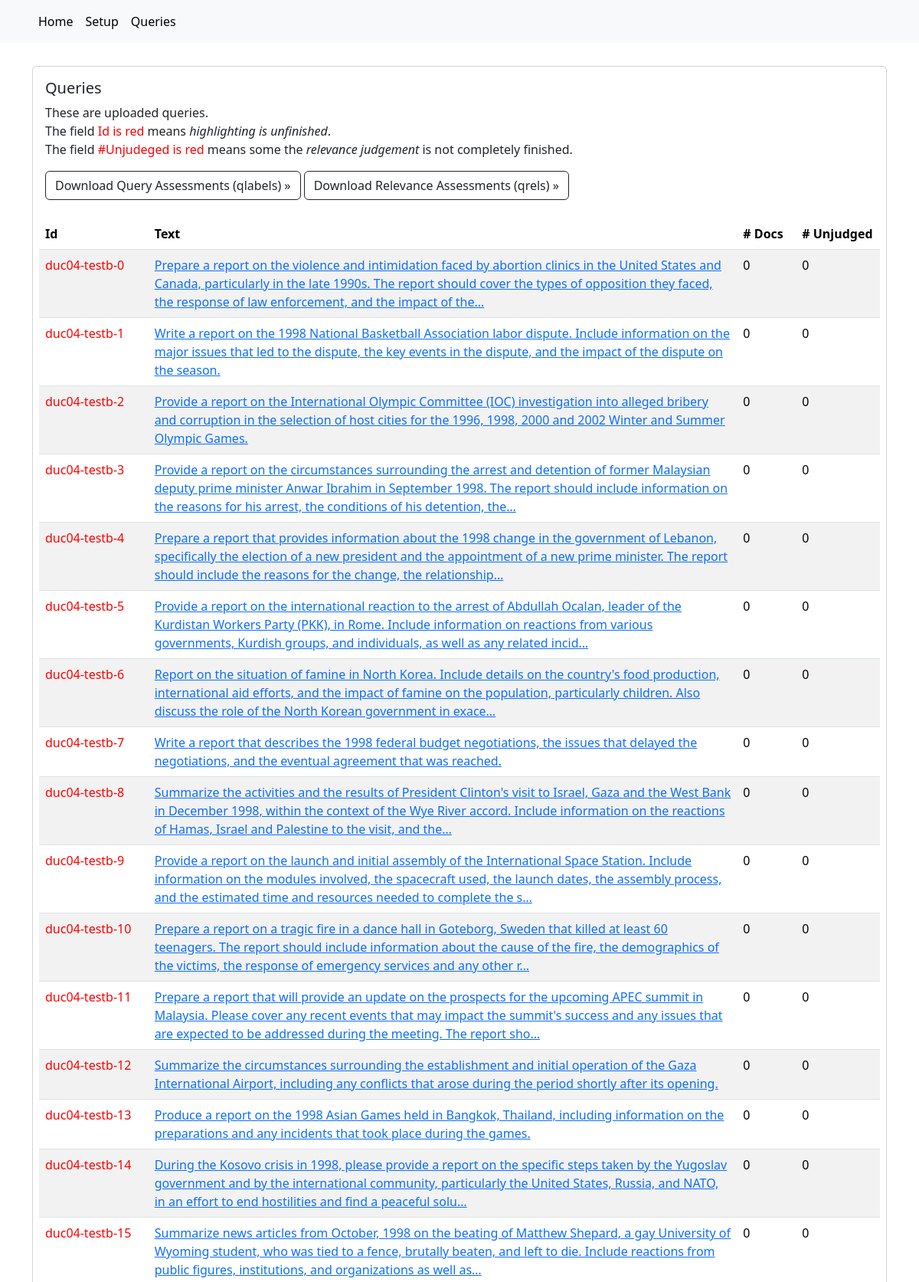
Screenshot of /query (upper part) with the database file from the repository.
### judgementapp/models.py (models this page shows, shortened)
class Query(models.Model):
	qId = models.CharField(max_length=100)
	text = models.CharField(max_length=300, default="NA")
	topic = models.JSONField(default={'1': 1})
	metadata = models.JSONField(default=default_query_metadata)
	questions = models.JSONField(default=default_query_questions)
	question_labels = models.JSONField(default=default_query_question_labels)
	reference = models.TextField()
	report = models.TextField()
	comment = models.TextField(default="", null=True)
	nuggets = models.JSONField(default=default_query_nuggets)
	def unfinished(self):
		return sum([1 if v == '' else 0 for v in self.nuggets.values()]) > 0
	def num_unjudged_docs(self):
		unjugded = [judgement for judgement in self.judgements() if judgement.relevance < 0]
		return len(unjugded)
	def num_judgements(self):
		return len(self.judgements())
	def judgements(self):
		return Judgement.objects.filter(query=self.id)

### judgementapp/views.py (the view)
# urls.py: re_path(r'^query$', views.query_list, name='query_list'),
def query_list(request):
    queries = Query.objects.order_by('id')
    return render(request, 'judgementapp/query_list.html', {'queries': queries})

### judgementapp/templates/judgementapp/query_list.html (shortened to what this page needs)
{% extends "judgementapp/base.html" %}
{% block content %}
<div class="card">
    <div class="card-body">
        <h5 class="card-title">Queries</h5>
        <p class="card-text">
        These are uploaded queries. <br/>
        The field <span style="color: red">Id is red</span> means <i>highlighting is unfinished</i>.<br/>
        The field <span style="color: red">#Unjudeged is red</span> means some the <i>relevance judgement</i> is not completely finished.
        </p>
        {% if queries %}
        <a href="{% url 'qlabels' %}" class="btn btn-outline-dark">Download Query Assessments (qlabels) &raquo;</a>
        <a href="{% url 'qrels' %}" class="btn btn-outline-dark">Download Relevance Assessments (qrels) &raquo;</a>
        {% endif %}
    </div>
    <div class="table-responsive m-2">
        <table class="table table-striped">
        <thead style="table-layout:fixed">
            <tr><th style="width: 13%">Id</th>
                <th style="width: 70%">Text</th>
                <th style="width: 7%"># Docs</th>
                <th style="width: 10%"># Unjudged</th>
            </tr>
        </thead>
        <tbody>
            {% for query in queries %}
            <tr><td><p {% if query.unfinished %} style="color: red" {% endif %}>{{ query.qId }}</p>
                </td>
                <td><a href="{% url 'query' qId=query.qId%}">{{ query.text|truncatechars:256 }}</a>
                </td>
                <td>{{ query.num_judgements }}</td>
                {% if query.type.0 == 1 %}
                    <td style="color: lightgray"><u>{{ query.num_unjudged_docs }}</u></td>
                {% elif query.num_unjudged_docs > 0 %}
                    <td style="color: red" >{{ query.num_unjudged_docs }}</td>
                {% else %}
                    <td>{{ query.num_unjudged_docs }}</td>
                {% endif %}
            </tr>
            {% endfor %}
        </tbody>
        </table>
    </div>
</div>
{% endblock %}

### judgementapp/templates/judgementapp/base.html (shortened to what this page needs)
<!DOCTYPE html>
<html lang="en">
<head>
    {% load bootstrap5 %}
    {% bootstrap_css %}
</head>
<body>
<nav class="navbar navbar-expand-lg navbar-light bg-light", style="margin-bottom: 30px">
    <div class="container-fluid">
        <div class="container">
            <ul class="navbar-nav me-auto mb-2 mb-lg-0">
                <li class="nav-item">
                    <a class="nav-link active" href="{% url 'index' %}">Home</a>
                </li>
                <li class="nav-item">
                    <a class="nav-link active" href="{% url 'index' %}upload">Setup</a>
                </li>
                <li><a class="nav-link active" href="{% url 'query_list' %}">Queries</a></li>
            </ul>
        </div>
    </div>
</nav>
<div class="container">
    {% block content %}{% endblock %}
</div>
</body>
</html>

### rows the page displays
Query: qId "duc04-testb-0", text "Prepare a report on the violence and intimidation faced by abortion clinics in the United States and Canada, particularly in the late 1990s. The report should cover the types of opposition they faced, the response of law enforcement, and the impact of the…", num_judgements "0", num_unjudged_docs "0"
Query: qId "duc04-testb-1", text "Write a report on the 1998 National Basketball Association labor dispute. Include information on the major issues that led to the dispute, the key events in the dispute, and the impact of the dispute on the season.", num_judgements "0", num_unjudged_docs "0"
Query: qId "duc04-testb-2", text "Provide a report on the International Olympic Committee (IOC) investigation into alleged bribery and corruption in the selection of host cities for the 1996, 1998, 2000 and 2002 Winter and Summer Olympic Games.", num_judgements "0", num_unjudged_docs "0"
Query: qId "duc04-testb-3", text "Provide a report on the circumstances surrounding the arrest and detention of former Malaysian deputy prime minister Anwar Ibrahim in September 1998. The report should include information on the reasons for his arrest, the conditions of his detention, the…", num_judgements "0", num_unjudged_docs "0"
Query: qId "duc04-testb-4", text "Prepare a report that provides information about the 1998 change in the government of Lebanon, specifically the election of a new president and the appointment of a new prime minister. The report should include the reasons for the change, the relationship…", num_judgements "0", num_unjudged_docs "0"
Query: qId "duc04-testb-5", text "Provide a report on the international reaction to the arrest of Abdullah Ocalan, leader of the Kurdistan Workers Party (PKK), in Rome. Include information on reactions from various governments, Kurdish groups, and individuals, as well as any related incid…", num_judgements "0", num_unjudged_docs "0"
Query: qId "duc04-testb-6", text "Report on the situation of famine in North Korea. Include details on the country's food production, international aid efforts, and the impact of famine on the population, particularly children. Also discuss the role of the North Korean government in exace…", num_judgements "0", num_unjudged_docs "0"
Query: qId "duc04-testb-7", text "Write a report that describes the 1998 federal budget negotiations, the issues that delayed the negotiations, and the eventual agreement that was reached.", num_judgements "0", num_unjudged_docs "0"
Query: qId "duc04-testb-8", text "Summarize the activities and the results of President Clinton's visit to Israel, Gaza and the West Bank in December 1998, within the context of the Wye River accord. Include information on the reactions of Hamas, Israel and Palestine to the visit, and the…", num_judgements "0", num_unjudged_docs "0"
Query: qId "duc04-testb-9", text "Provide a report on the launch and initial assembly of the International Space Station. Include information on the modules involved, the spacecraft used, the launch dates, the assembly process, and the estimated time and resources needed to complete the s…", num_judgements "0", num_unjudged_docs "0"
Query: qId "duc04-testb-10", text "Prepare a report on a tragic fire in a dance hall in Goteborg, Sweden that killed at least 60 teenagers. The report should include information about the cause of the fire, the demographics of the victims, the response of emergency services and any other r…", num_judgements "0", num_unjudged_docs "0"
Query: qId "duc04-testb-11", text "Prepare a report that will provide an update on the prospects for the upcoming APEC summit in Malaysia. Please cover any recent events that may impact the summit's success and any issues that are expected to be addressed during the meeting. The report sho…", num_judgements "0", num_unjudged_docs "0"
Query: qId "duc04-testb-12", text "Summarize the circumstances surrounding the establishment and initial operation of the Gaza International Airport, including any conflicts that arose during the period shortly after its opening.", num_judgements "0", num_unjudged_docs "0"
Query: qId "duc04-testb-13", text "Produce a report on the 1998 Asian Games held in Bangkok, Thailand, including information on the preparations and any incidents that took place during the games.", num_judgements "0", num_unjudged_docs "0"
Query: qId "duc04-testb-14", text "During the Kosovo crisis in 1998, please provide a report on the specific steps taken by the Yugoslav government and by the international community, particularly the United States, Russia, and NATO, in an effort to end hostilities and find a peaceful solu…", num_judgements "0", num_unjudged_docs "0"
Query: qId "duc04-testb-15", text "Summarize news articles from October, 1998 on the beating of Matthew Shepard, a gay University of Wyoming student, who was tied to a fence, brutally beaten, and left to die. Include reactions from public figures, institutions, and organizations as well as…", num_judgements "0", num_unjudged_docs "0"
